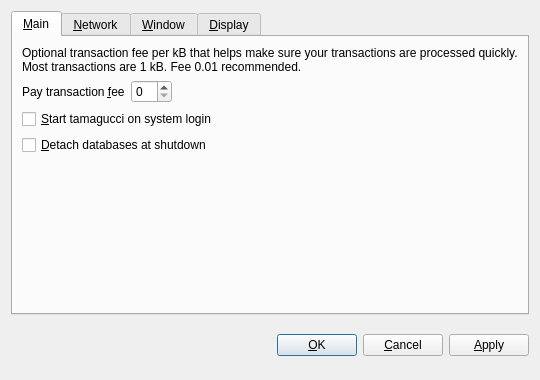
<?xml version="1.0" encoding="UTF-8"?>
<ui version="4.0">
 <class>OptionsDialog</class>
 <widget class="QDialog" name="OptionsDialog">
  <property name="geometry">
   <rect>
    <x>0</x>
    <y>0</y>
    <width>540</width>
    <height>380</height>
   </rect>
  </property>
  <property name="windowTitle">
   <string>Options</string>
  </property>
  <property name="modal">
   <bool>true</bool>
  </property>
  <layout class="QVBoxLayout" name="verticalLayout">
   <item>
    <widget class="QTabWidget" name="tabWidget">
     <property name="tabPosition">
      <enum>QTabWidget::North</enum>
     </property>
     <property name="currentIndex">
      <number>0</number>
     </property>
     <widget class="QWidget" name="tabMain">
      <attribute name="title">
       <string>&amp;Main</string>
      </attribute>
      <layout class="QVBoxLayout" name="verticalLayout_Main">
       <item>
        <widget class="QLabel" name="transactionFeeInfoLabel">
         <property name="text">
          <string>Optional transaction fee per kB that helps make sure your transactions are processed quickly. Most transactions are 1 kB. Fee 0.01 recommended.</string>
         </property>
         <property name="textFormat">
          <enum>Qt::PlainText</enum>
         </property>
         <property name="wordWrap">
          <bool>true</bool>
         </property>
        </widget>
       </item>
       <item>
        <layout class="QHBoxLayout" name="horizontalLayout_Main">
         <item>
          <widget class="QLabel" name="transactionFeeLabel">
           <property name="text">
            <string>Pay transaction &amp;fee</string>
           </property>
           <property name="textFormat">
            <enum>Qt::PlainText</enum>
           </property>
           <property name="buddy">
            <cstring>transactionFee</cstring>
           </property>
          </widget>
         </item>
         <item>
          <widget class="BitcoinAmountField" name="transactionFee"/>
         </item>
         <item>
          <spacer name="horizontalSpacer_Main">
           <property name="orientation">
            <enum>Qt::Horizontal</enum>
           </property>
           <property name="sizeHint" stdset="0">
            <size>
             <width>40</width>
             <height>20</height>
            </size>
           </property>
          </spacer>
         </item>
        </layout>
       </item>
       <item>
        <widget class="QCheckBox" name="bitcoinAtStartup">
         <property name="toolTip">
          <string>Automatically start tamagucci after logging in to the system.</string>
         </property>
         <property name="text">
          <string>&amp;Start tamagucci on system login</string>
         </property>
        </widget>
       </item>
       <item>
        <widget class="QCheckBox" name="detachDatabases">
         <property name="toolTip">
          <string>Detach block and address databases at shutdown. This means they can be moved to another data directory, but it slows down shutdown. The wallet is always detached.</string>
         </property>
         <property name="text">
          <string>&amp;Detach databases at shutdown</string>
         </property>
        </widget>
       </item>
       <item>
        <spacer name="verticalSpacer_Main">
         <property name="orientation">
          <enum>Qt::Vertical</enum>
         </property>
         <property name="sizeHint" stdset="0">
          <size>
           <width>20</width>
           <height>40</height>
          </size>
         </property>
        </spacer>
       </item>
      </layout>
     </widget>
     <widget class="QWidget" name="tabNetwork">
      <attribute name="title">
       <string>&amp;Network</string>
      </attribute>
      <layout class="QVBoxLayout" name="verticalLayout_Network">
       <item>
        <widget class="QCheckBox" name="mapPortUpnp">
         <property name="toolTip">
          <string>Automatically open the tamagucci client port on the router. This only works when your router supports UPnP and it is enabled.</string>
         </property>
         <property name="text">
          <string>Map port using &amp;UPnP</string>
         </property>
        </widget>
       </item>
       <item>
        <widget class="QCheckBox" name="connectSocks">
         <property name="toolTip">
          <string>Connect to the tamagucci network through a SOCKS proxy (e.g. when connecting through Tor).</string>
         </property>
         <property name="text">
          <string>&amp;Connect through SOCKS proxy:</string>
         </property>
        </widget>
       </item>
       <item>
        <layout class="QHBoxLayout" name="horizontalLayout_Network">
         <item>
          <widget class="QLabel" name="proxyIpLabel">
           <property name="text">
            <string>Proxy &amp;IP:</string>
           </property>
           <property name="textFormat">
            <enum>Qt::PlainText</enum>
           </property>
           <property name="buddy">
            <cstring>proxyIp</cstring>
           </property>
          </widget>
         </item>
         <item>
          <widget class="QValidatedLineEdit" name="proxyIp">
           <property name="maximumSize">
            <size>
             <width>140</width>
             <height>16777215</height>
            </size>
           </property>
           <property name="toolTip">
            <string>IP address of the proxy (e.g. 127.0.0.1)</string>
           </property>
          </widget>
         </item>
         <item>
          <widget class="QLabel" name="proxyPortLabel">
           <property name="text">
            <string>&amp;Port:</string>
           </property>
           <property name="textFormat">
            <enum>Qt::PlainText</enum>
           </property>
           <property name="buddy">
            <cstring>proxyPort</cstring>
           </property>
          </widget>
         </item>
         <item>
          <widget class="QLineEdit" name="proxyPort">
           <property name="maximumSize">
            <size>
             <width>55</width>
             <height>16777215</height>
            </size>
           </property>
           <property name="toolTip">
            <string>Port of the proxy (e.g. 9050)</string>
           </property>
          </widget>
         </item>
         <item>
          <widget class="QLabel" name="socksVersionLabel">
           <property name="text">
            <string>SOCKS &amp;Version:</string>
           </property>
           <property name="textFormat">
            <enum>Qt::PlainText</enum>
           </property>
           <property name="buddy">
            <cstring>socksVersion</cstring>
           </property>
          </widget>
         </item>
         <item>
          <widget class="QValueComboBox" name="socksVersion">
           <property name="toolTip">
            <string>SOCKS version of the proxy (e.g. 5)</string>
           </property>
          </widget>
         </item>
         <item>
          <spacer name="horizontalSpacer_Network">
           <property name="orientation">
            <enum>Qt::Horizontal</enum>
           </property>
           <property name="sizeHint" stdset="0">
            <size>
             <width>40</width>
             <height>20</height>
            </size>
           </property>
          </spacer>
         </item>
        </layout>
       </item>
       <item>
        <spacer name="verticalSpacer_Network">
         <property name="orientation">
          <enum>Qt::Vertical</enum>
         </property>
         <property name="sizeHint" stdset="0">
          <size>
           <width>20</width>
           <height>40</height>
          </size>
         </property>
        </spacer>
       </item>
      </layout>
     </widget>
     <widget class="QWidget" name="tabWindow">
      <attribute name="title">
       <string>&amp;Window</string>
      </attribute>
      <layout class="QVBoxLayout" name="verticalLayout_Window">
       <item>
        <widget class="QCheckBox" name="minimizeToTray">
         <property name="toolTip">
          <string>Show only a tray icon after minimizing the window.</string>
         </property>
         <property name="text">
          <string>&amp;Minimize to the tray instead of the taskbar</string>
         </property>
        </widget>
       </item>
       <item>
        <widget class="QCheckBox" name="minimizeOnClose">
         <property name="toolTip">
          <string>Minimize instead of exit the application when the window is closed. When this option is enabled, the application will be closed only after selecting Quit in the menu.</string>
         </property>
         <property name="text">
          <string>M&amp;inimize on close</string>
         </property>
        </widget>
       </item>
       <item>
        <spacer name="verticalSpacer_Window">
         <property name="orientation">
          <enum>Qt::Vertical</enum>
         </property>
         <property name="sizeHint" stdset="0">
          <size>
           <width>20</width>
           <height>40</height>
          </size>
         </property>
        </spacer>
       </item>
      </layout>
     </widget>
     <widget class="QWidget" name="tabDisplay">
      <attribute name="title">
       <string>&amp;Display</string>
      </attribute>
      <layout class="QVBoxLayout" name="verticalLayout_Display">
       <item>
        <layout class="QHBoxLayout" name="horizontalLayout_1_Display">
         <item>
          <widget class="QLabel" name="langLabel">
           <property name="text">
            <string>User Interface &amp;language:</string>
           </property>
           <property name="textFormat">
            <enum>Qt::PlainText</enum>
           </property>
           <property name="buddy">
            <cstring>lang</cstring>
           </property>
          </widget>
         </item>
         <item>
          <widget class="QValueComboBox" name="lang">
           <property name="toolTip">
            <string>The user interface language can be set here. This setting will take effect after restarting tamagucci.</string>
           </property>
          </widget>
         </item>
        </layout>
       </item>
       <item>
        <layout class="QHBoxLayout" name="horizontalLayout_2_Display">
         <item>
          <widget class="QLabel" name="unitLabel">
           <property name="text">
            <string>&amp;Unit to show amounts in:</string>
           </property>
           <property name="textFormat">
            <enum>Qt::PlainText</enum>
           </property>
           <property name="buddy">
            <cstring>unit</cstring>
           </property>
          </widget>
         </item>
         <item>
          <widget class="QValueComboBox" name="unit">
           <property name="toolTip">
            <string>Choose the default subdivision unit to show in the interface and when sending coins.</string>
           </property>
          </widget>
         </item>
        </layout>
       </item>
       <item>
        <widget class="QCheckBox" name="displayAddresses">
         <property name="toolTip">
          <string>Whether to show tamagucci addresses in the transaction list or not.</string>
         </property>
         <property name="text">
          <string>&amp;Display addresses in transaction list</string>
         </property>
        </widget>
       </item>
       <item>
        <spacer name="verticalSpacer_Display">
         <property name="orientation">
          <enum>Qt::Vertical</enum>
         </property>
         <property name="sizeHint" stdset="0">
          <size>
           <width>20</width>
           <height>40</height>
          </size>
         </property>
        </spacer>
       </item>
      </layout>
     </widget>
    </widget>
   </item>
   <item>
    <layout class="QHBoxLayout" name="horizontalLayout_Buttons">
     <item>
      <spacer name="horizontalSpacer_1">
       <property name="orientation">
        <enum>Qt::Horizontal</enum>
       </property>
       <property name="sizeHint" stdset="0">
        <size>
         <width>40</width>
         <height>48</height>
        </size>
       </property>
      </spacer>
     </item>
     <item>
      <widget class="QLabel" name="statusLabel">
       <property name="font">
        <font>
         <weight>75</weight>
         <bold>true</bold>
        </font>
       </property>
       <property name="text">
        <string/>
       </property>
       <property name="textFormat">
        <enum>Qt::PlainText</enum>
       </property>
       <property name="wordWrap">
        <bool>true</bool>
       </property>
      </widget>
     </item>
     <item>
      <spacer name="horizontalSpacer_2">
       <property name="orientation">
        <enum>Qt::Horizontal</enum>
       </property>
       <property name="sizeHint" stdset="0">
        <size>
         <width>40</width>
         <height>48</height>
        </size>
       </property>
      </spacer>
     </item>
     <item>
      <widget class="QPushButton" name="okButton">
       <property name="text">
        <string>&amp;OK</string>
       </property>
      </widget>
     </item>
     <item>
      <widget class="QPushButton" name="cancelButton">
       <property name="text">
        <string>&amp;Cancel</string>
       </property>
       <property name="autoDefault">
        <bool>false</bool>
       </property>
      </widget>
     </item>
     <item>
      <widget class="QPushButton" name="applyButton">
       <property name="text">
        <string>&amp;Apply</string>
       </property>
       <property name="autoDefault">
        <bool>false</bool>
       </property>
      </widget>
     </item>
    </layout>
   </item>
  </layout>
 </widget>
 <customwidgets>
  <customwidget>
   <class>BitcoinAmountField</class>
   <extends>QSpinBox</extends>
   <header>bitcoinamountfield.h</header>
  </customwidget>
  <customwidget>
   <class>QValueComboBox</class>
   <extends>QComboBox</extends>
   <header>qvaluecombobox.h</header>
  </customwidget>
  <customwidget>
   <class>QValidatedLineEdit</class>
   <extends>QLineEdit</extends>
   <header>qvalidatedlineedit.h</header>
  </customwidget>
 </customwidgets>
 <resources/>
 <connections/>
</ui>
